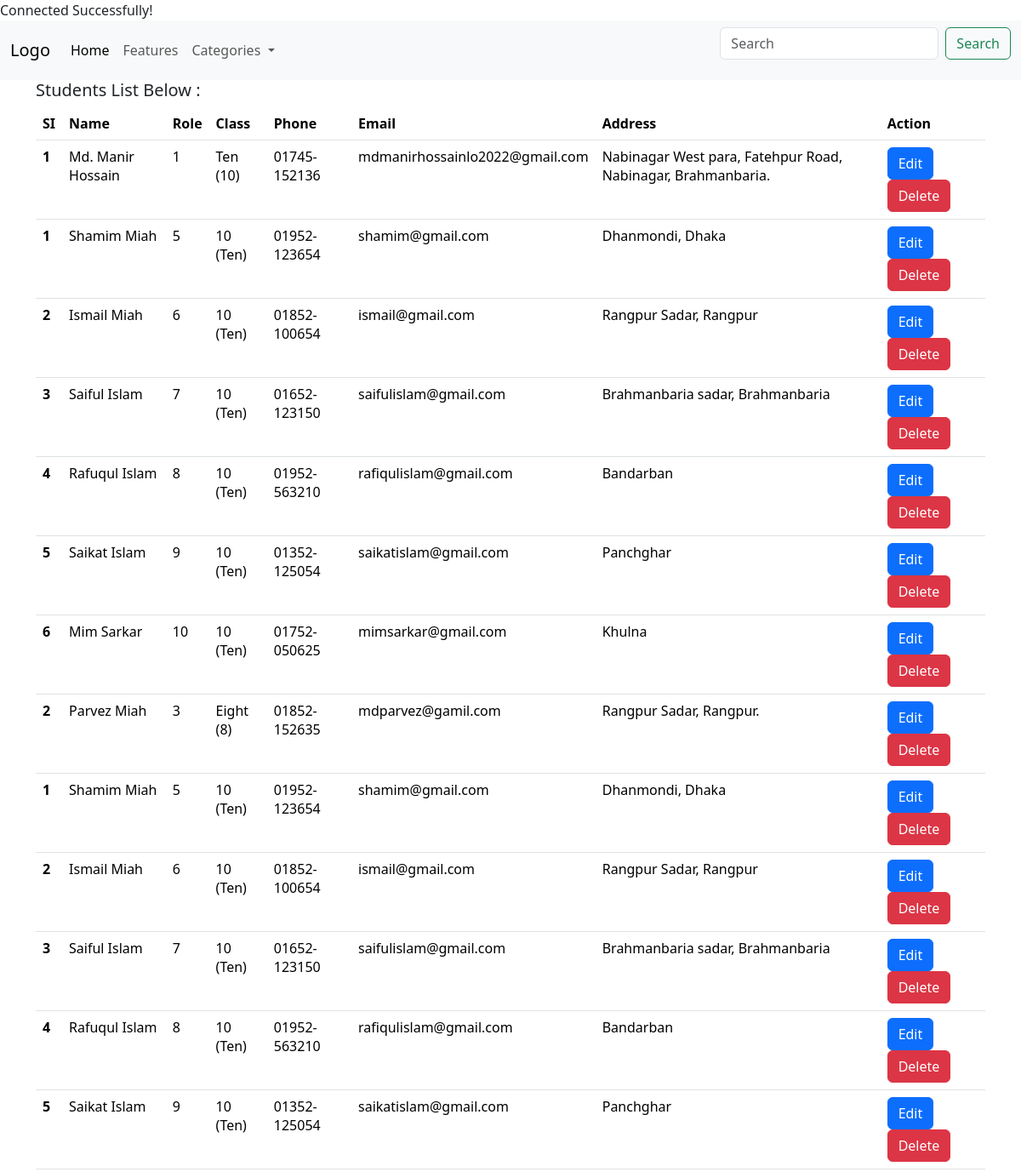
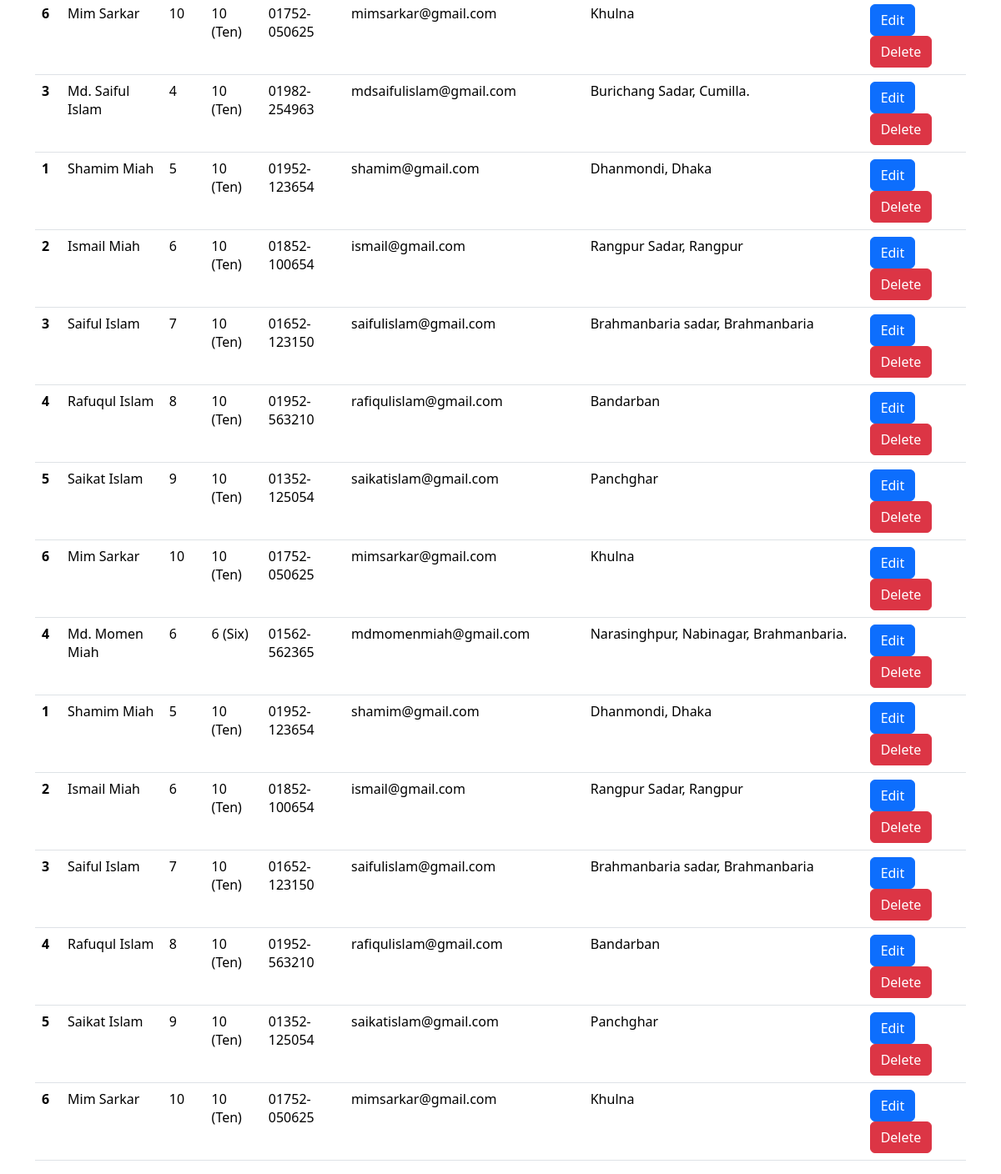
The page / on the database its author committed (2 pictures, top to bottom).
### tables this page shows
CREATE TABLE `list_of_students` (
  `id` bigint(20) UNSIGNED NOT NULL,
  `Name` varchar(191) NOT NULL,
  `Role` varchar(191) NOT NULL,
  `Class` varchar(191) NOT NULL,
  `Phone` varchar(191) NOT NULL,
  `Email` varchar(191) NOT NULL,
  `Address` text NOT NULL
);

### index.php (the view, shortened to what this page needs)
<?php
 include 'confige.php';
?>
<!doctype html>
<html lang="en">
  <head>
    <link href="https://cdn.jsdelivr.net/npm/bootstrap@5.3.5/dist/css/bootstrap.min.css" rel="stylesheet">
  </head>
  <body>
  <nav class="navbar navbar-expand-lg bg-body-tertiary">
  <div class="container-fluid">
    <a class="navbar-brand" href="#"> Logo </a>
    <div class="collapse navbar-collapse" id="navbarSupportedContent">
      <ul class="navbar-nav me-auto mb-2 mb-lg-0">
        <li class="nav-item">
          <a class="nav-link active" aria-current="page" href="#">Home</a>
        </li>
        <li class="nav-item">
          <a class="nav-link" href="#"> Features </a>
        </li>
        <li class="nav-item dropdown">
          <a class="nav-link dropdown-toggle" href="#" role="button" data-bs-toggle="dropdown" aria-expanded="false">
            Categories
          </a>
        </li>
      </ul>
      <form class="d-flex" role="search">
        <input class="form-control me-2" type="search" placeholder="Search" aria-label="Search">
        <button class="btn btn-outline-success" type="submit">Search</button>
      </form>
    </div>
  </div>
</nav>
<div class="container">
<h5> Students List Below : </h5>
    <table class="table">
  <thead>
    <tr>
      <th scope="col"> SI </th>
      <th scope="col"> Name </th>
      <th scope="col"> Role </th>
      <th scope="col"> Class </th>
      <th scope="col"> Phone </th>
      <th scope="col"> Email </th>
      <th scope="col"> Address </th>
      <th scope="col"> Action </th>
    </tr>
  </thead>
  <tbody>
<?php
$query = 'SELECT * FROM list_of_students';
$list_of_students = mysqli_query ($connection, $query);
$serialNumber = 1;
while ($row = mysqli_fetch_assoc ($list_of_students)) {
    $Name = $row['Name'];
    $Role = $row['Role'];
    $Class = $row['Class'];
    $Phone = $row['Phone'];
    $Email = $row['Email'];
    $Address = $row['Address'];
echo
'<tr>
      <th scope="row"> '.$serialNumber.'</th>
      <td>'.$Name.'</td>
      <td>'.$Role.'</td>
      <td> '.$Class.'</td>
      <td> '.$Phone.'</td>
      <td> '.$Email.' </td>
      <td>'.$Address.'</td>
      <td>
      <a href="#" class="btn btn-primary"> Edit </a>
      <a href="#" class="btn btn-danger"> Delete </a>
      </td>
    </tr>
<tr>
      <th scope="row">1</th>
      <td>Shamim Miah</td>
      <td>5</td>
      <td> 10 (Ten) </td>
      <td> 01952-123654 </td>
      <td> shamim@gmail.com </td>
      <td>Dhanmondi, Dhaka</td>
      <td>
      <a href="#" class="btn btn-primary"> Edit </a>
      <a href="#" class="btn btn-danger"> Delete </a>
      </td>
    </tr>
    <tr>
      <th scope="row">2</th>
      <td>Ismail Miah</td>
      <td>6</td>
      <td> 10 (Ten) </td>
      <td> 01852-100654 </td>
      <td> ismail@gmail.com </td>
      <td>Rangpur Sadar, Rangpur</td>
      <td>
      <a href="#" class="btn btn-primary"> Edit </a>
      <a href="#" class="btn btn-danger"> Delete </a>
      </td>
    </tr>
    <tr>
      <th scope="row">3</th>
      <td>Saiful Islam</td>
      <td>7</td>
      <td> 10 (Ten) </td>
      <td> 01652-123150 </td>
      <td> saifulislam@gmail.com </td>
      <td>Brahmanbaria sadar, Brahmanbaria</td>
      <td>
      <a href="#" class="btn btn-primary"> Edit </a>
      <a href="#" class="btn btn-danger"> Delete </a>
      </td>
    </tr>
    <tr>
      <th scope="row">4</th>
      <td>Rafuqul Islam</td>
      <td>8</td>
      <td> 10 (Ten) </td>
      <td> 01952-563210 </td>
      <td> rafiqulislam@gmail.com </td>
      <td>Bandarban</td>
      <td>
      <a href="#" class="btn btn-primary"> Edit </a>
      <a href="#" class="btn btn-danger"> Delete </a>
      </td>
    </tr>
    <tr>
      <th scope="row">5</th>
      <td>Saikat Islam</td>
      <td>9</td>
      <td> 10 (Ten) </td>
      <td> 01352-125054 </td>
      <td> saikatislam@gmail.com </td>
      <td>Panchghar</td>
      <td>
      <a href="#" class="btn btn-primary"> Edit </a>
      <a href="#" class="btn btn-danger"> Delete </a>
      </td>
    </tr>
    <tr>
      <th scope="row">6</th>
      <td>Mim Sarkar</td>
      <td>10</td>
      <td> 10 (Ten) </td>
      <td> 01752-050625 </td>
      <td> mimsarkar@gmail.com </td>
      <td>Khulna</td>
      <td>
      <a href="#" class="btn btn-primary"> Edit </a>
      <a href="#" class="btn btn-danger"> Delete </a>
      </td>
    </tr>';
    $serialNumber ++;
}
?>
  </tbody>
</table>
</div>
  </body>
</html>

### rows shown on the page
list_of_students: Name "Md. Manir Hossain", Role "1", Class "Ten (10)", Phone "01745-152136", Email "mdmanirhossainlo2022@gmail.com", Address "Nabinagar West para, Fatehpur Road, Nabinagar, Brahmanbaria."
list_of_students: Name "Parvez Miah", Role "3", Class "Eight (8)", Phone "01852-152635", Email "mdparvez@gamil.com", Address "Rangpur Sadar, Rangpur."
list_of_students: Name "Md. Saiful Islam", Role "4", Class "10 (Ten)", Phone "01982-254963", Email "mdsaifulislam@gmail.com", Address "Burichang Sadar, Cumilla."
list_of_students: Name "Md. Momen Miah", Role "6", Class "6 (Six)", Phone "01562-562365", Email "mdmomenmiah@gmail.com", Address "Narasinghpur, Nabinagar, Brahmanbaria."
